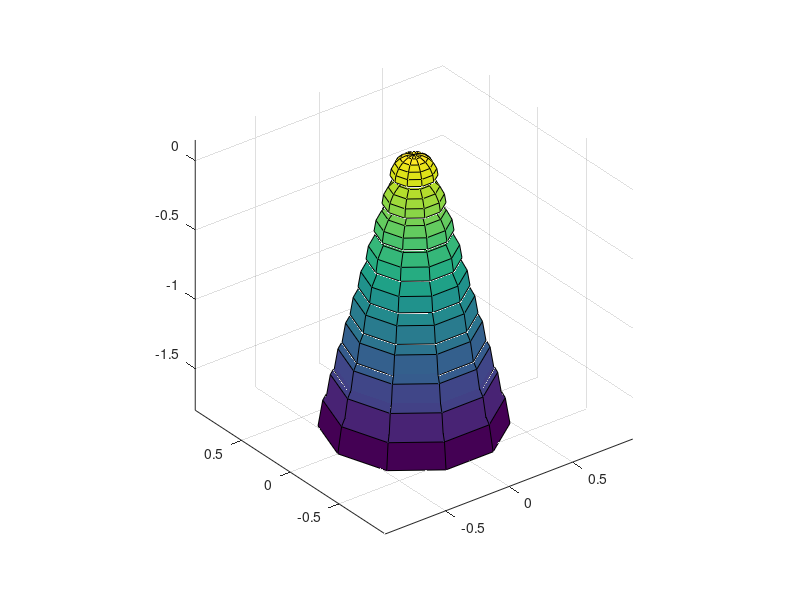

Recreate this plot in MATLAB.
% test jet cones
clear
close all
clc

figure(1)

incrRadius = 0;
redOffset  = 0;

for k=1:10

    radius  = 0.15 + incrRadius;
    offset  = 0 + redOffset;
    [x,y,z] = sphere(10);

    if k > 0
        x       = x(6:end,:)*radius;
        y       = y(6:end,:)*radius;
        z       = z(6:end,:)*radius;
    else
        x       = x*radius;
        y       = y*radius;
        z       = z*radius;
    end
    surf(x, y, z+offset)
    axis equal
    hold on

    incrRadius = incrRadius + 0.05;
    redOffset  = redOffset - 0.2;

end
